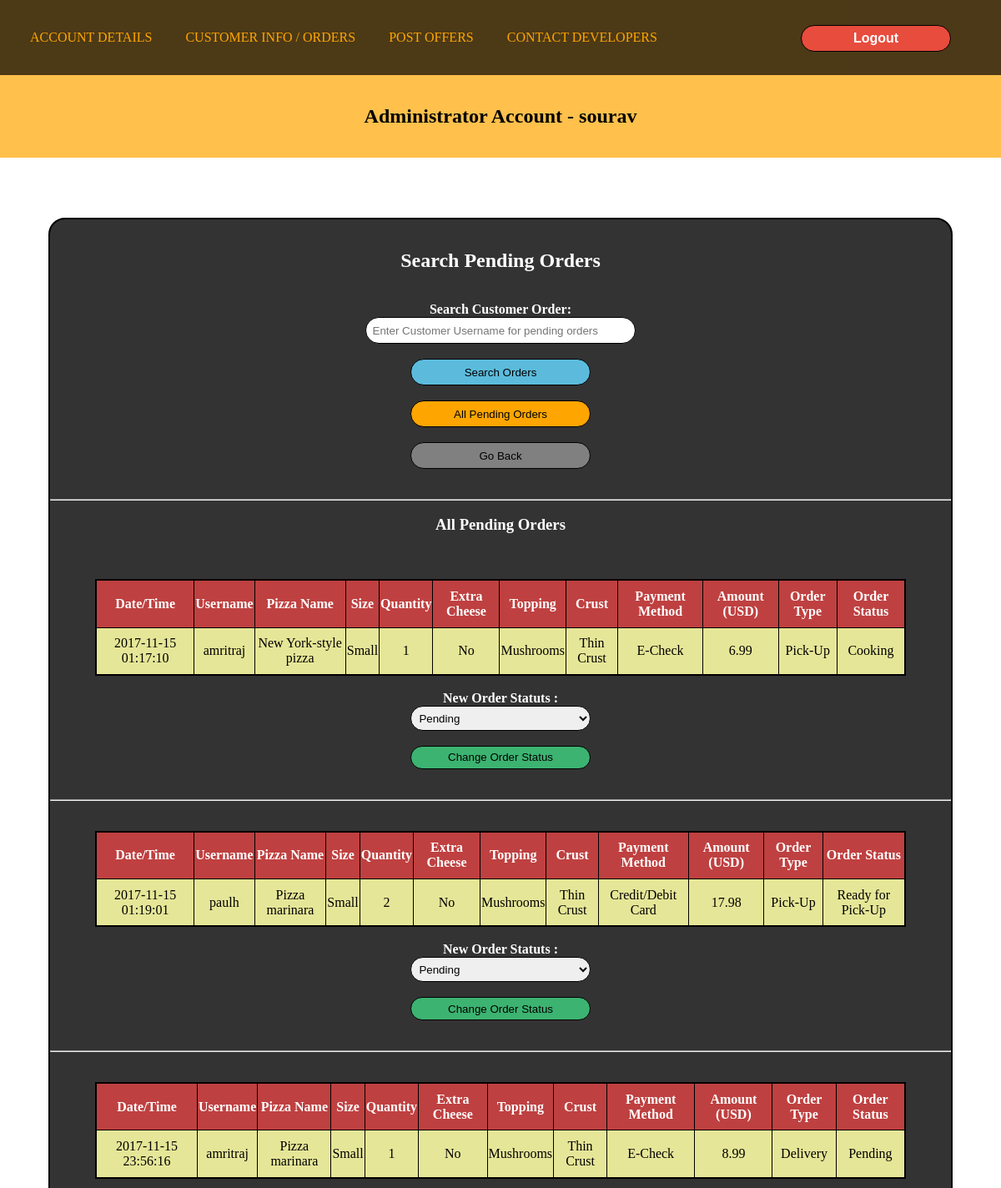
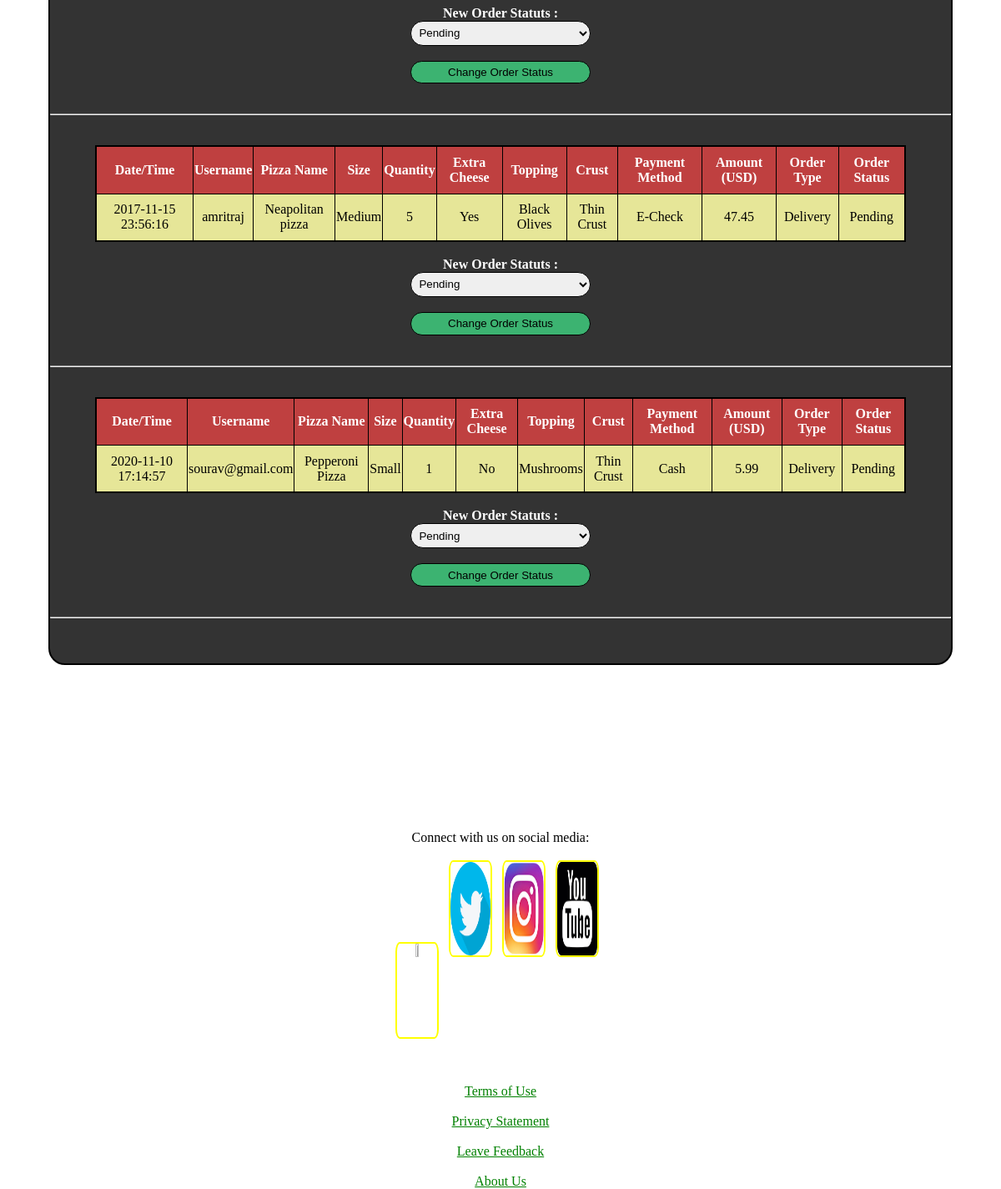
The page /pizzashop/pendingOrders.php (signed in) on the database its author committed (2 pictures, top to bottom).
### tables this page shows
CREATE TABLE `orderhistory` (
  `orderID` int(11) NOT NULL,
  `date` timestamp NOT NULL DEFAULT current_timestamp() ON UPDATE current_timestamp(),
  `username` varchar(32) NOT NULL,
  `pName` varchar(20) NOT NULL,
  `pSize` varchar(15) NOT NULL,
  `pQuantity` int(10) NOT NULL,
  `eCheeze` varchar(5) NOT NULL,
  `pTopping` varchar(15) NOT NULL,
  `pCrust` varchar(15) NOT NULL,
  `paymentType` varchar(20) NOT NULL,
  `totalPayment` float NOT NULL,
  `orderType` varchar(10) NOT NULL,
  `orderStatus` varchar(30) NOT NULL
);

### pizzashop/pendingOrders.php (the view, shortened to what this page needs)
<?php
	require '../dbconfig/config.php';
?>
<html>
	<head>
		<link href="../css/style.css" rel="stylesheet" text="text/css" />
	</head>
	<body>
		<nav>
			<a href="adminAcc.php">ACCOUNT DETAILS</a>
			<a href="adminCustInfo.php">CUSTOMER INFO / ORDERS</a>
			<a href="adminPostOffers.php">POST OFFERS</a>
			<a href="contactDevs.php">CONTACT DEVELOPERS</a>
			<a href = "#"><form class = "myCartForm" method = "post" action = "menuLogin.php" >
				<input name = "logout" type = "submit" class = "logoutButton" value="Logout" method="post" /></form></a>
		</nav>
		<div class = "adminHello">
			<br><br><br><br><br><br><br>
			<center><h2>Administrator Account - <?php echo $_SESSION['aUsername']; ?></h2></center>
			<br><br>
		</div><br><br><br><br>
		<div class = "custInfoDiv">
		<br><br>
			<center><h2>Search Pending Orders</h2></center><br><br>
			<center>
			<form action = "pendingOrders.php" method = "post" >
				<b>Search Customer Order: </b><br>
				<input name = "searchUser" type = "text" placeholder = "Enter Customer Username for pending orders" class = "searchUser" required /> <br> <br>
				<input name = "search" type = "submit" value = "Search Orders" class = "searchUserBut" /> <br> <br>
				<a href = "pendingOrders.php"><input type = "button" class = "allPendingOrdersBut" value = "All Pending Orders" /></a><br><br>
				<a href = "adminCustInfo.php"><input type = "button" class = "pendingOrdersBut" value = "Go Back" /></a>
			</form>
			<br><br>
			<?php
				if(isset($_POST['search']))
				{
					$username = $_POST['searchUser'];
					$qry1 = "SELECT * FROM orderHistory WHERE username = '$username' AND (orderStatus = 'Pending' OR orderStatus = 'Cooking' OR orderStatus = 'Ready for Pick-Up' OR orderStatus = 'Out for Delivery')";
					$qry1_run = mysqli_query($connect,$qry1);
					if(mysqli_num_rows($qry1_run) > 0)
					{
							echo '<hr><br><center><h3>Recent Orders</h3></center><br>';
							$i = 1;
							$ordID = array();
							while($row = mysqli_fetch_array($qry1_run,MYSQLI_ASSOC))
							{
								$ordID[$i] = $row['orderID'];
								echo '<br><br>';
								echo '<center><table border = 1>';
								echo '<tr><th> Date/Time </th><th> Username </th><th> Pizza Name </th><th> Size </th><th> Quantity </th><th> Extra Cheese </th><th> Topping </th><th> Crust </th><th> Payment Method </th><th> Amount (USD) </th><th> Order Type </th><th> Order Status </th></tr>';
								echo "<tr><td>{$row['date']}</td><td>{$row['username']}</td><td>{$row['pName']}</td><td>{$row['pSize']}</td><td>{$row['pQuantity']}</td><td>{$row['eCheeze']}</td><td>{$row['pTopping']}</td><td>{$row['pCrust']}</td><td>{$row['paymentType']}</td><td>{$row['totalPayment']}</td><td>{$row['orderType']}</td><td>{$row['orderStatus']}</td></tr>";
								echo '</table></center>';
								echo '<br>';
								echo '<script text = "text/javascript">';
									echo 'document.write(\'<form action = "#" method = "post">\');';
										echo 'document.write("<strong>New Order Statuts :</strong><br>");';
										echo 'document.write(\'<select name="eCheeze'.$i.'\" class = \"orderStatusSelect\">\');';
											echo 'document.write(\'<option value=" Pending "> Pending </option>\');';
											echo 'document.write(\'<option value=" Cooking "> Cooking </option>\');';
											echo 'document.write(\'<option value=" Ready for Pick-Up "> Ready for Pick-Up </option>\');';
											echo 'document.write(\'<option value=" Out for Delivery "> Out for Delivery </option>\');';
											echo 'document.write(\'<option value="Complete"> Complete </option>\');';
										echo 'document.write(\'</select><br><br>\');';
										echo 'document.write(\'<input name = "newOrderStatuts'.$i.'\" type = \"submit\" class = \"newOrderStatuts\" value = \"Change Order Status\" /><br><br>\');';
									echo 'document.write(\'</form>\')';
								echo '</script>';
								echo '<br><hr>';
								$i++;
							}
					}
					else
					{
						echo '<hr><br><br><center>No Orders exist with that username.</center>';
					}
				}
				else
				{
					$qry1 = "SELECT * FROM orderHistory WHERE orderStatus = 'Pending' OR orderStatus = 'Cooking' OR orderStatus = 'Ready for Pick-Up' OR orderStatus = 'Out for Delivery'";
					$qry1_run = mysqli_query($connect,$qry1);
					if(mysqli_num_rows($qry1_run) > 0)
					{
							echo '<hr><br><center><h3>All Pending Orders</h3></center><br>';
							while($row = mysqli_fetch_array($qry1_run,MYSQLI_ASSOC))
							{
								echo '<br><br>';
								echo '<center><table border = 1>';
								echo '<tr><th> Date/Time </th><th> Username </th><th> Pizza Name </th><th> Size </th><th> Quantity </th><th> Extra Cheese </th><th> Topping </th><th> Crust </th><th> Payment Method </th><th> Amount (USD) </th><th> Order Type </th><th> Order Status </th></tr>';
								echo "<tr><td>{$row['date']}</td><td>{$row['username']}</td><td>{$row['pName']}</td><td>{$row['pSize']}</td><td>{$row['pQuantity']}</td><td>{$row['eCheeze']}</td><td>{$row['pTopping']}</td><td>{$row['pCrust']}</td><td>{$row['paymentType']}</td><td>{$row['totalPayment']}</td><td>{$row['orderType']}</td><td>{$row['orderStatus']}</td></tr>";
								echo '</table></center>';
								echo '<br>';
								echo '<br><hr>';
							}
					}
					else
					{
						echo '<hr><br><br><center>No Pending Orders at this time.</center>';
					}
				}
				?>
			<br><br><br>
		</div>
		<br><br><br><br><br><br><br><br><br>
		<div class = "#">
			<br><br><center>
			<p class = "imageHead">Connect with us on social media:</p><br>
			<a href = "https://www.facebook.com/"><img src = "../resources/social/facebook.jpg" class = "social" /></a> &nbsp;
			<a href = "https://twitter.com/"><img src = "../resources/social/twitter.png" class = "social" /></a> &nbsp;
			<a href = "https://www.instagram.com/"><img src = "../resources/social/instagram.jpg" class = "social" /></a> &nbsp;
			<a href = "https://m.youtube.com/"><img src = "../resources/social/youtube.jpg" class = "social" /></a> &nbsp;
			<br><br><br><br>
			<p class = "imageHead"><a class = "terms" href = "termsofuse.php">Terms of Use</a><br><br><a class = "terms" href = "privacystatements.php">Privacy Statement</a><br><br><a class = "terms" href = "feedbackform.php">Leave Feedback</a><br><br><a class = "terms" href = "aboutus.php">About Us</a></p>
			</center>
		</div>
	</body>
</html>

### css/style.css (style rules this page uses)
* { margin : 0; }
nav { position : fixed; width : 100%; height : 90px; background-color : rgba(0,0,0,0.7); z-index : 99; font-size : 100%; }
nav a { text-decoration: none; margin-left : 3%; color : orange; line-height : 90px; font-size : 100%; }
.social { width : 4%; height : 14%; border : 2px solid yellow; border-radius : 10%; }
.terms { color : green; }
.imageHead { color : black; }
body { font-family : "orange" ; font-size : 100%; animation : fader 15s cubic-bezier(0.8,0,0,0.8) infinite; }
.logoutButton { margin-top : -60px; position : fixed; margin-left : 80%; background-color : #e74c3d; color : white; width : 15%; text-align : center; font-size : 100%; font-weight : bold; padding-bottom : 0.5%; padding-top : 0.5%; border-radius : 20px; border : 1px solid black; }
.adminHello { width : 100%; background-color : rgba(255,165,0,0.7); margin : 0 auto; }
.custInfoDiv { width : 90%; margin : 0 auto; border : 2px solid black; background-color : rgba(0,0,0,0.8); color : white; border-radius : 20px; }
.searchUser { padding : 0.7%; width : 30%; border-radius : 20px; border : 1px solid black; }
.searchUserBut { padding : 0.7%; border-radius : 20px; width : 20%; background : #5CBBDC; border : 1px solid black; }
.pendingOrdersBut { padding : 0.7%; border-radius : 20px; width : 20%; background : grey; border : 1px solid black; }
table { border : 2px solid black; border-collapse : collapse; width : 90%; margin : 0 auto; }
th { background : #bf4040; color : white; }
tr:nth-child(even) { background : #e6e698; color : black; }
tr:nth-child(odd) { background : #99e699; color : black; }
th,td { padding-top : 1%; padding-bottom : 1%; text-align : center; }
.allPendingOrdersBut { padding : 0.7%; border-radius : 20px; width : 20%; background : #ffa500; border : 1px solid black; }

### rows shown on the page
orderhistory: date "2017-11-15 01:17:10", username "amritraj", pName "New York-style pizza", pSize "Small", pQuantity "1", eCheeze "No", pTopping "Mushrooms", pCrust "Thin Crust", paymentType "E-Check", totalPayment "6.99", orderType "Pick-Up", orderStatus "Cooking"
orderhistory: date "2017-11-15 01:19:01", username "paulh", pName "Pizza marinara", pSize "Small", pQuantity "2", eCheeze "No", pTopping "Mushrooms", pCrust "Thin Crust", paymentType "Credit/Debit Card", totalPayment "17.98", orderType "Pick-Up", orderStatus "Ready for Pick-Up"
orderhistory: date "2017-11-15 23:56:16", username "amritraj", pName "Pizza marinara", pSize "Small", pQuantity "1", eCheeze "No", pTopping "Mushrooms", pCrust "Thin Crust", paymentType "E-Check", totalPayment "8.99", orderType "Delivery", orderStatus "Pending"
orderhistory: date "2017-11-15 23:56:16", username "amritraj", pName "Neapolitan pizza", pSize "Medium", pQuantity "5", eCheeze "Yes", pTopping "Black Olives", pCrust "Thin Crust", paymentType "E-Check", totalPayment "47.45", orderType "Delivery", orderStatus "Pending"
orderhistory: date "2020-11-10 17:14:57", username "sourav@gmail.com", pName "Pepperoni Pizza", pSize "Small", pQuantity "1", eCheeze "No", pTopping "Mushrooms", pCrust "Thin Crust", paymentType "Cash", totalPayment "5.99", orderType "Delivery", orderStatus "Pending"

### other values the page prints
$_SESSION['aUsername'] "sourav"
